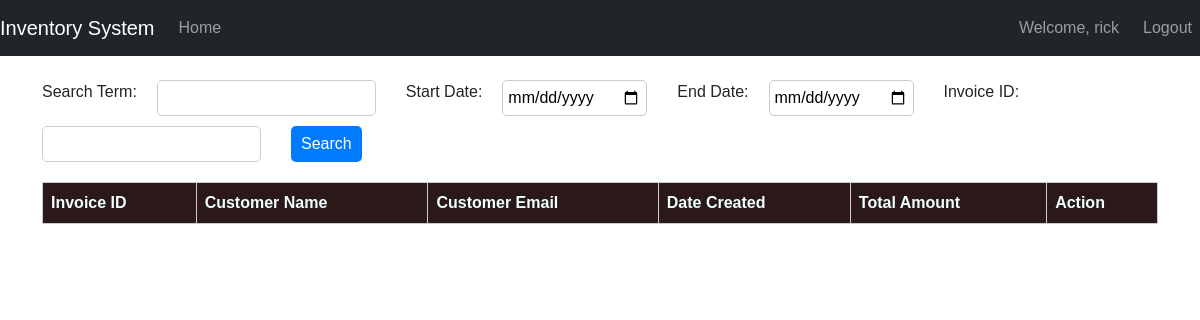
The page /invoices?invoice_id=15 (signed in) on the database as committed earlier.
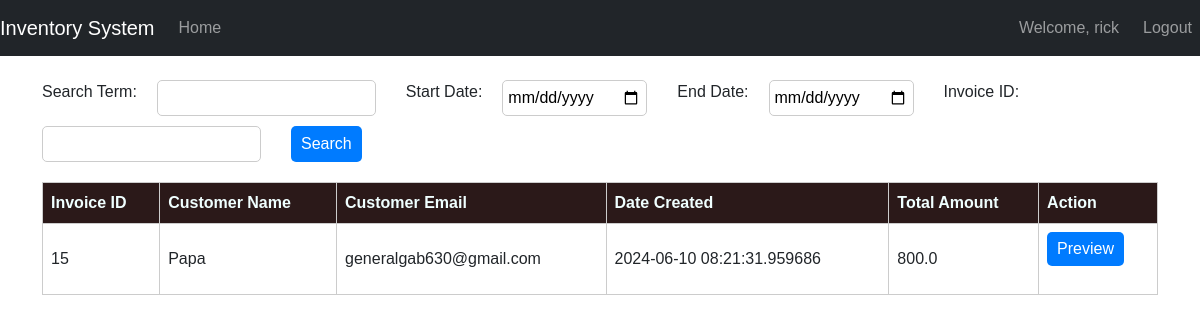
The same page on the database as committed later.
### STORE/models.py (models this page shows, shortened)
class User(UserMixin, db.Model):
    id = db.Column(db.Integer, primary_key=True)
    username = db.Column(db.String(64), index=True, unique=True, nullable=False)
    email = db.Column(db.String(120), index=True, unique=True, nullable=False)
    password_hash = db.Column(db.String(128), nullable=False)

class Invoice(db.Model):
    id = db.Column(db.Integer, primary_key=True)
    customer_name = db.Column(db.String(128), nullable=False)
    customer_email = db.Column(db.String(128), nullable=False)
    date_created = db.Column(db.DateTime, default=datetime.utcnow)
    total_amount = db.Column(db.Float, nullable=False)  # Define total_amount attribute
    items = db.relationship('InvoiceItem', backref='invoice', lazy=True)

### STORE/routes.py (the view, shortened to what this page needs)
@app.route('/invoices', methods=['GET'])
@login_required
def invoices():
    search_term = request.args.get('search_term')
    start_date = request.args.get('start_date')
    end_date = request.args.get('end_date')
    invoice_id = request.args.get('invoice_id')
    filtering_criteria_present = search_term or start_date or end_date or invoice_id
    query = Invoice.query
    if start_date:
        start_date = datetime.strptime(start_date, '%Y-%m-%d')
        query = query.filter(Invoice.date_created >= start_date)
    if end_date:
        end_date = datetime.strptime(end_date, '%Y-%m-%d')
        query = query.filter(Invoice.date_created <= end_date)
    if invoice_id:
        query = query.filter(Invoice.id == invoice_id)
    all_invoices = query.all()
    if filtering_criteria_present:
        if all_invoices:
            flash('Invoices filtered successfully!', 'success')
        else:
            flash('No invoices found matching the criteria.', 'warning')
    return render_template('all_invoices.html', invoices=all_invoices)

### STORE/__init__.py (called while the page is built)
@login_manager.user_loader
def load_user(user_id):
    return User.query.get(int(user_id))

### STORE/templates/all_invoices.html
{% extends "base.html" %}
{% block content %}
<link rel="stylesheet" href="{{ url_for('static', filename='css/all_invoices.css') }}">
<form method="get" action="{{ url_for('invoices') }}">
    <label for="search_term">Search Term:</label>
    <input type="text" id="search_term" name="search_term">
    <label for="start_date">Start Date:</label>
    <input type="date" id="start_date" name="start_date">
    <label for="end_date">End Date:</label>
    <input type="date" id="end_date" name="end_date">
    <label for="invoice_id">Invoice ID:</label>
    <input type="text" id="invoice_id" name="invoice_id">
    <button type="submit">Search</button>
</form>
<div class="table-responsive" style="display: block; max-height: 650px; overflow-y: auto;">
    <table>
        <thead class="sticky-top">
            <tr>
                <th>Invoice ID</th>
                <th>Customer Name</th>
                <th>Customer Email</th>
                <th>Date Created</th>
                <th>Total Amount</th>
                <th>Action</th>
            </tr>
        </thead>
        <tbody>
            {% for invoice in invoices %}
            <tr>
                <td>{{ invoice.id }}</td>
                <td>{{ invoice.customer_name }}</td>
                <td>{{ invoice.customer_email }}</td>
                <td>{{ invoice.date_created }}</td>
                <td>{{ invoice.total_amount }}</td>
                <td>
                    <form action="{{ url_for('print_invoice', invoice_id=invoice.id) }}" method="get">
                        <button type="submit">Preview</button>
                    </form>
                </td>
            </tr>
            {% endfor %}
        </tbody>
    </table>
</div>
{% endblock %}

### STORE/templates/base.html (shortened to what this page needs)
<!DOCTYPE html>
<html lang="en">
<head>
    <link href="https://cdn.jsdelivr.net/npm/bootstrap@5.0.2/dist/css/bootstrap.min.css" rel="stylesheet">
</head>
<body>
    <nav class="navbar navbar-expand-lg navbar-dark bg-dark">
        <a class="navbar-brand" href="{{ url_for('index') }}">Inventory System</a>
        <div class="collapse navbar-collapse" id="navbarNav">
            <ul class="navbar-nav">
                {% if request.path != '/' and request.path != '/login' and request.path != '/register' %}
                <li class="nav-item">
                    <a class="nav-link" href="{{ url_for('index') }}">Home</a>
                </li>
                {% endif %}
            </ul>
        </div>
        <div class="navbar-nav ml-auto">
            {% if current_user.is_authenticated %}
                {% if request.path != '/' %}
                    <span class="navbar-text me-3">Welcome, {{ current_user.username }}</span>
                    <a href="{{ url_for('logout') }}" class="nav-item nav-link">Logout</a>
                {% endif %}
            {% else %}
                {% if request.path != '/' and request.path != '/login' and request.path != '/register' %}
                    <a href="{{ url_for('login') }}" class="nav-item nav-link">Login</a>
                {% endif %}
            {% endif %}
        </div>
    </nav>
    <div class="container mt-4">
        {% block content %}
        {% endblock %}
    </div>
</body>
</html>

### STORE/static/css/all_invoices.css (style rules this page uses)
body { font-family: Arial, sans-serif; }
form { margin-bottom: 20px; display: flex; flex-wrap: wrap; gap: 10px; }
label { margin-right: 10px; }
input[type="text"], input[type="date"] { padding: 5px; border-radius: 5px; border: 1px solid #ccc; margin-right: 20px; }
button[type="submit"] { padding: 5px 10px; border-radius: 5px; background-color: #007bff; color: #fff; border: none; cursor: pointer; }
.table-responsive { display: block; max-height: 300px; overflow-y: auto; }
table { width: 100%; border-collapse: collapse; }
thead.sticky-top th { position: sticky; top: 0; background-color: rgba(20, 1, 1, 0.9); color: azure; z-index: 1000; }
th, td { border: 1px solid #ccc; padding: 8px; text-align: left; }
th { background-color: #f2f2f2; }
form button { background-color: #007bff; color: white; border: none; padding: 5px 10px; border-radius: 5px; cursor: pointer; }

Rows that differ between the two databases and show on the page:
added Invoice: id "15", customer_name "Papa", customer_email "generalgab630@gmail.com", date_created "2024-06-10 08:21:31.959686", total_amount "800.0"
